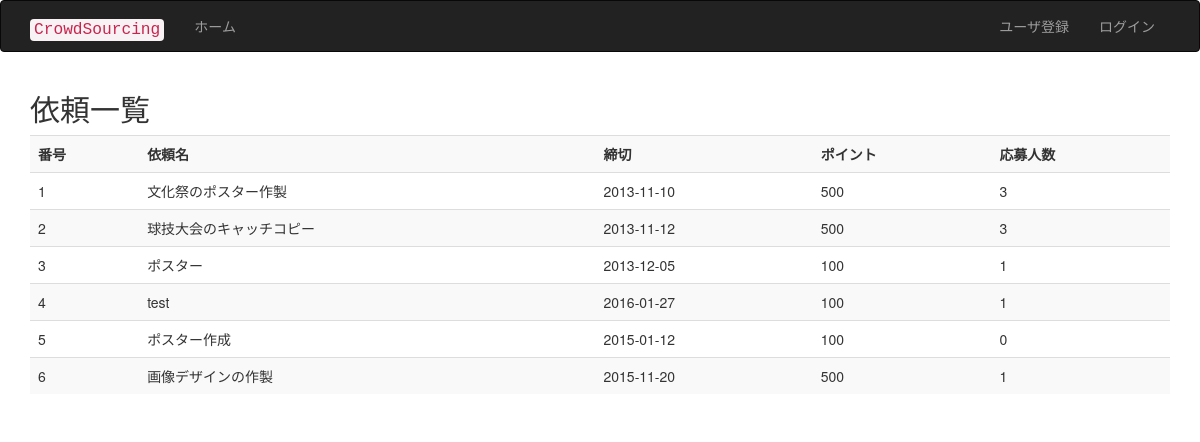
The page / on the database its author committed.
### tables this page shows
CREATE TABLE IF NOT EXISTS `tb_request` (
  `requestid` int(11) NOT NULL AUTO_INCREMENT,
  `rname` varchar(128) NOT NULL,
  `sdate` date NOT NULL,
  `edate` date NOT NULL,
  `contents` varchar(1000) NOT NULL,
  `point` int(11) NOT NULL,
  `genre` int(11) NOT NULL,
  `perpicient` int(11) DEFAULT NULL,
  `amethod` int(11) NOT NULL,
  `requserid` varchar(16) NOT NULL,
  `rpoint` int(11) NOT NULL,
  PRIMARY KEY (`requestid`)
);

### index.php (the view, shortened to what this page needs)
<?php
include('page_header.php');
include 'db_inc.php';
echo "<h2>依頼一覧</h2>";
$sql = "SELECT requestid, count(*) as people FROM  tb_receive group by requestid ";
$rs = mysql_query($sql, $conn);
$people = array();
while ( $row = mysql_fetch_array($rs) ) {
	$rid  = $row['requestid'];
	$people[$rid ] = $row['people'];
}
$sql = "SELECT * FROM  tb_request " ;
$rs = mysql_query($sql, $conn);
echo '<table class="table table-striped table-hover">';
echo '<tr><th>番号</th><th>依頼名</th><th>締切</th><th>ポイント</th><th>応募人数</th>';
echo '</tr>';
$no = 1;
while ( $row = mysql_fetch_array($rs) ) {
	echo '<tr>';
	$rid = $row['requestid'];
	echo '<td>' . ($no++) . '</td>';
	echo '<td>' . $row['rname'] . '</td>';
	echo '<td>' . $row['edate'] . '</td>';
	echo '<td>' . $row['point'] . '</td>';
	echo '<td>' ;
	if (isset($people[$rid])) {
		echo $people[$rid];
	}else {
		echo 0;
	}
	echo  '</td>';
	echo '</tr>';
}
echo '</table>';
include('page_footer.php');
?>

### rows shown on the page
tb_request: rname "文化祭のポスター作製", edate "2013-11-10", point "500", rid "3"
tb_request: rname "球技大会のキャッチコピー", edate "2013-11-12", point "500", rid "3"
tb_request: rname "ポスター", edate "2013-12-05", point "100", rid "1"
tb_request: rname "test", edate "2016-01-27", point "100", requestid "1"
tb_request: rname "ポスター作成", edate "2015-01-12", point "100"
tb_request: rname "画像デザインの作製", edate "2015-11-20", point "500", requestid "1"

### other values the page prints
$label "ユーザ登録"
$label "ログイン"
